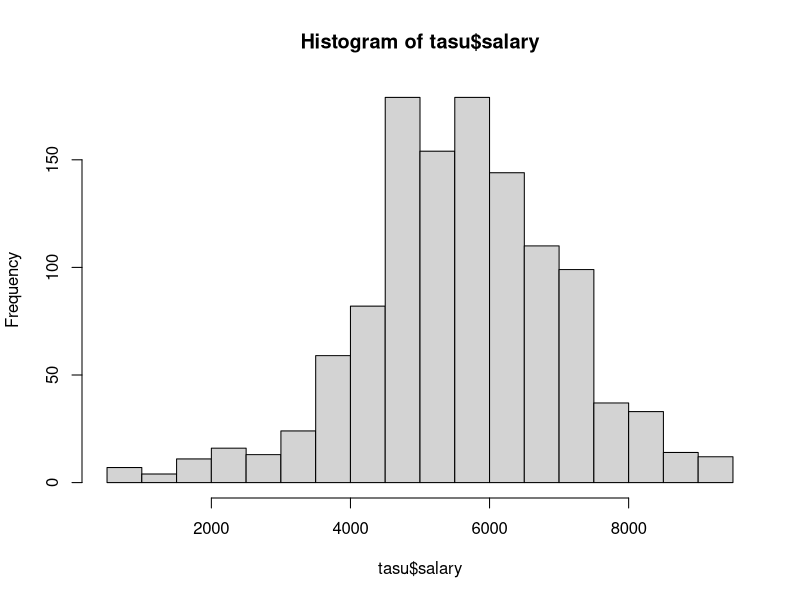
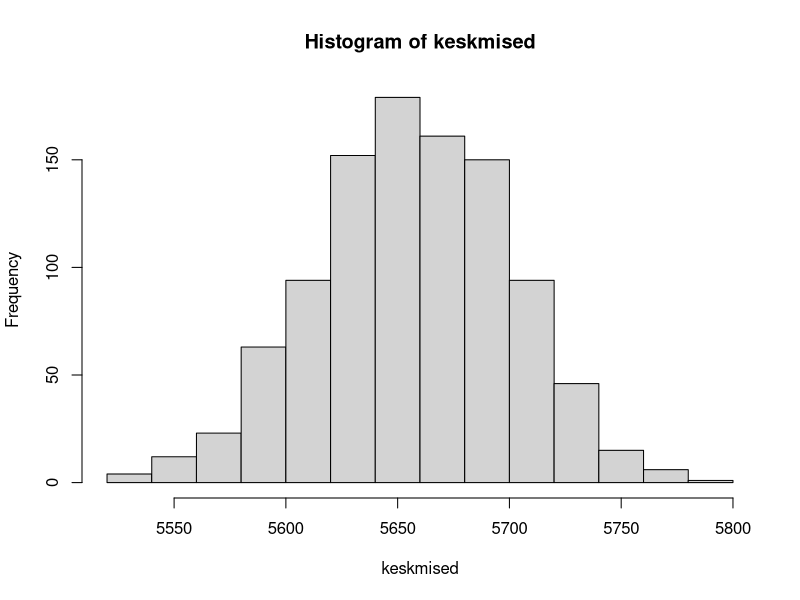
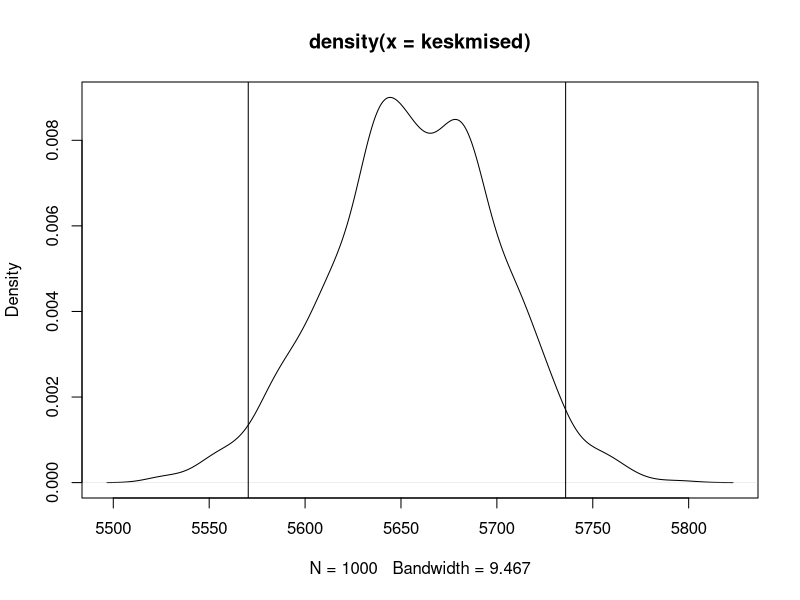
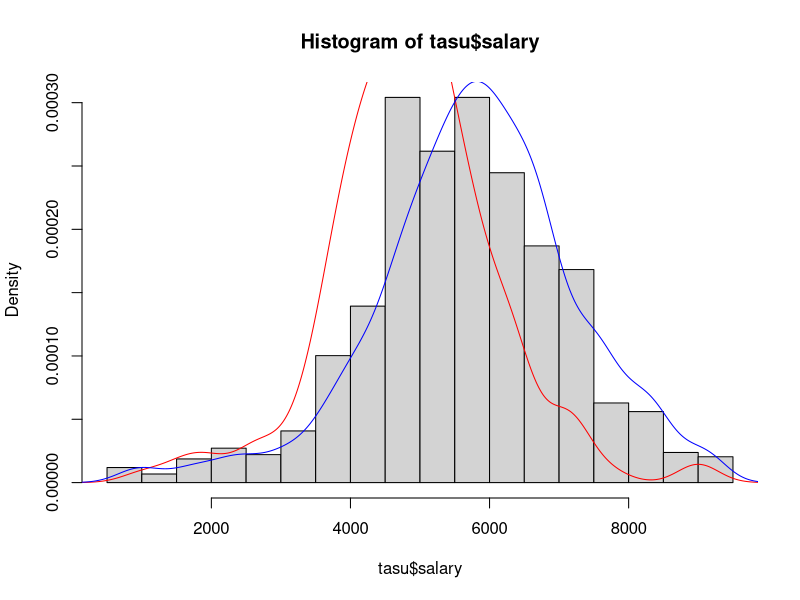
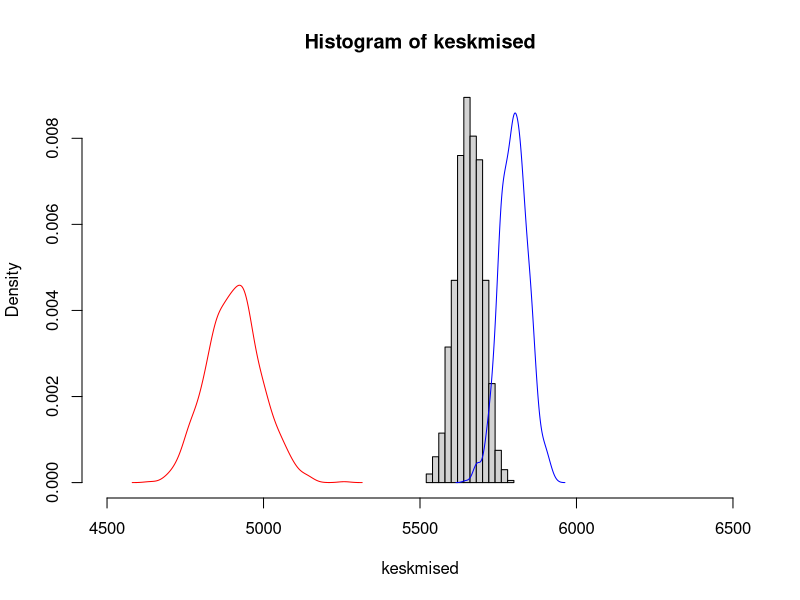
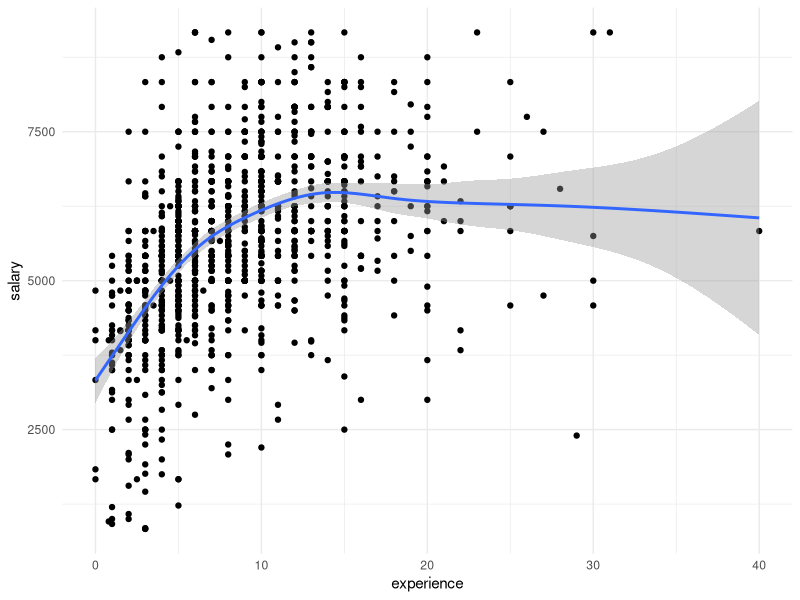
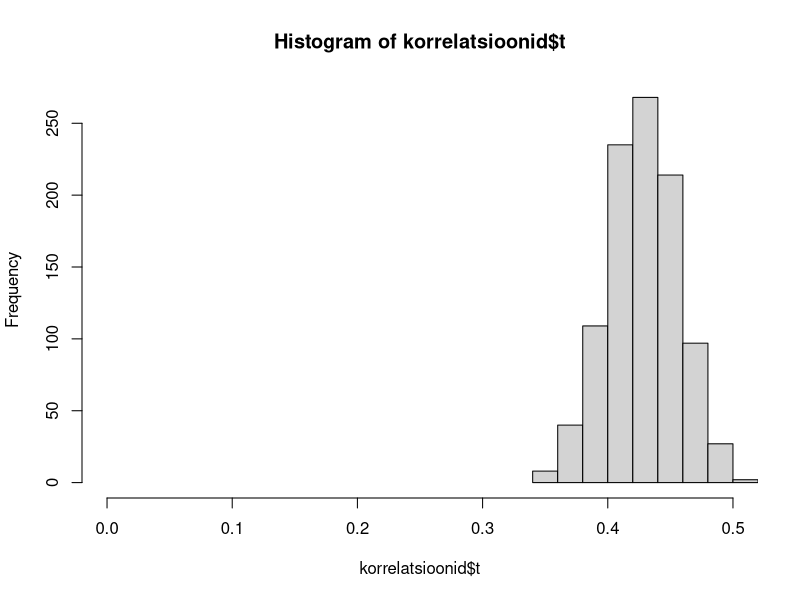
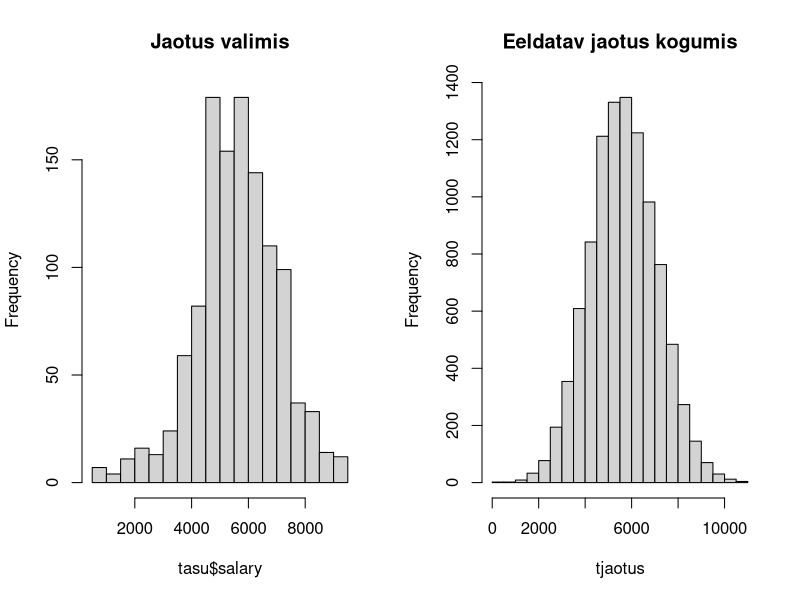

Recreate these plots in R, in order.
## ---- chunk 1
#| message: false
library('magrittr')
library('tidyverse')
library('ggplot2')
## ---- chunk 2
#| include: false
set.seed(0)
## ---- chunk 3
tasu <- read.csv('andmed/itsalary.csv')
str(tasu)
## ---- chunk 4
tasu %<>% mutate(salary = salary / 12)
hist(tasu$salary)
mean(tasu$salary)
## ---- chunk 5
valimid <- replicate(1000, # Korrata järgnevat käsku 1000 korda
                     sample(tasu$salary, # Võtta valim töötasude seast
                            length(tasu$salary), # Valimis on sama palju väärtusi kui andmestik
                            replace = T), # Valimis võivad vaatlused korduda
                     simplify = FALSE) # Väljasta tulemus loeteluna
str(head(valimid))
## ---- chunk 6
keskmised <- sapply(valimid, mean)
hist(keskmised)
## ---- chunk 7
quantile(keskmised, .025) # Alumine 2.5% piir
quantile(keskmised, .975) # Ülemine 2.5% piir
## ---- chunk 8
plot(density(keskmised))
abline(v = quantile(keskmised, .025))
abline(v = quantile(keskmised, .975))
## ---- chunk 9
library('boot')
# Leiame 1000 korduvvaliku teel saadud valimi keskmised 
keskmisedBoot <- boot(tasu$salary, 
                      function(x,i) mean(x[i]), # Funktsioon keskmiste arvutamiseks
                      1000) # Kordame valikut 1000 korda
# Leiame, mis vahemikku jääb 95% nendest keskmistest
boot.ci(keskmisedBoot, conf = 0.95, type = 'norm')
## ---- chunk 10
hist(tasu$salary, freq = FALSE)
lines(density(tasu$salary[tasu$gender == "Female"]), col = 'red')
lines(density(tasu$salary[tasu$gender == "Male"]), col = 'blue')
mean(tasu$salary[tasu$gender == "Female"])
mean(tasu$salary[tasu$gender == "Male"])
## ---- chunk 11
# Naiste töötasu usaldusvahemik
keskmisedN <- boot(tasu$salary[tasu$gender == "Female"], 
                   function(x,i) mean(x[i]), 
                   1000) 
boot.ci(keskmisedN, conf = 0.95, type = 'norm')
# Meeste töötasu usaldusvahemik
keskmisedM <- boot(tasu$salary[tasu$gender == "Male"], 
                   function(x,i) mean(x[i]), 
                   1000) 
boot.ci(keskmisedM, conf = 0.95, type = 'norm')
## ---- chunk 12
#| include: false
uvN <- boot.ci(keskmisedN, conf = 0.95, type = 'norm')$normal[2:3] %>% round
uvM <- boot.ci(keskmisedM, conf = 0.95, type = 'norm')$normal[2:3] %>% round
## ---- chunk 13
hist(keskmised, freq = FALSE, xlim = c(4500,6500))
lines(density(keskmisedN$t), col = 'red') # Naiste tõõtasu punasega
lines(density(keskmisedM$t), col = 'blue') # Meeste tõõtasu sinisega
## ---- chunk 14
ggplot(tasu) + 
  aes(x = experience, y = salary) + 
  geom_point() + 
  geom_smooth() + 
  theme_minimal()
## ---- chunk 15
cor(tasu$salary, tasu$experience, use = 'pairwise.complete.obs')
## ---- chunk 16
korrelatsioonid <- boot(tasu, 
                        function(x,i) cor(x[i, 'salary'], x[i, 'experience']), 
                        1000)
boot.ci(korrelatsioonid, type = 'norm')
## ---- chunk 17
#| include: false
uv <- boot.ci(korrelatsioonid, conf = 0.95, type = 'norm')$normal[2:3] %>% round(2)
## ---- chunk 18
hist(korrelatsioonid$t, xlim = c(0,.5))
## ---- chunk 19
tjaotus <- rt(1e4, length(tasu$salary)) * sd(tasu$salary) + mean(tasu$salary)
par(mfrow = 1:2)
hist(tasu$salary, main = "Jaotus valimis", 20)
hist(tjaotus, main = "Eeldatav jaotus kogumis", 20)
## ---- chunk 20
z <- qt(0.975, length(tasu$salary) - 1) # T-jaotuse täiendkvantiil
viga <- z * (sd(tasu$salary) / sqrt(length(tasu$salary))) # Viga keskmisest
mean(tasu$salary) - viga # Alumine 2.5% piir
mean(tasu$salary) + viga # Ülemine 2.5% piir
## ---- chunk 21
t.test(tasu$salary)
## ---- chunk 22
# Tekitame valimid
valimM <- replicate(1000, 
sample(tasu$salary[tasu$gender == "Male"], 
length(tasu$salary[tasu$gender == "Female"]),
replace = T),
simplify = FALSE)
valimN <- replicate(1000, 
sample(tasu$salary[tasu$gender == "Female"], 
length(tasu$salary[tasu$gender == "Female"]),
replace = T),
simplify = FALSE)
# Arvutame keskmised
keskmisedM <- sapply(valimM, mean)
keskmisedN <- sapply(valimN, mean)
## ---- chunk 23
quantile(keskmisedM, .025)
quantile(keskmisedM, .975)
quantile(keskmisedN, .025)
quantile(keskmisedN, .975)
